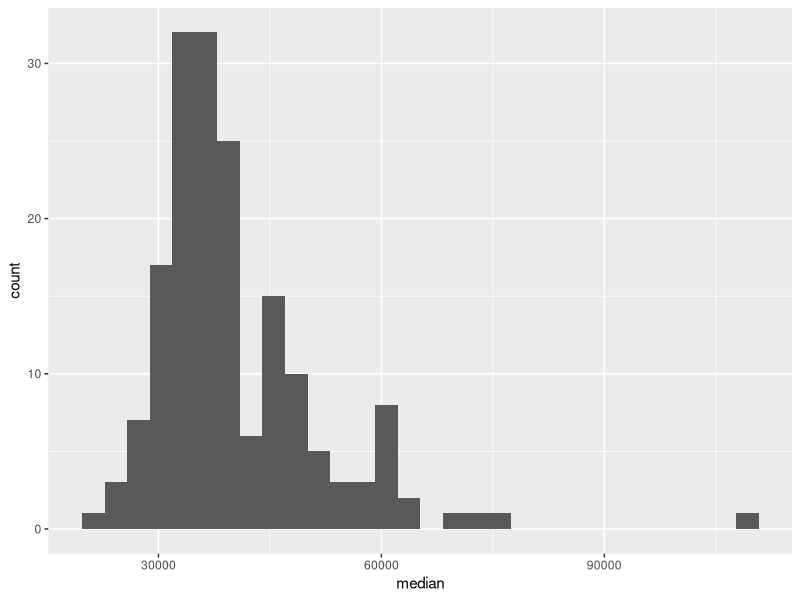
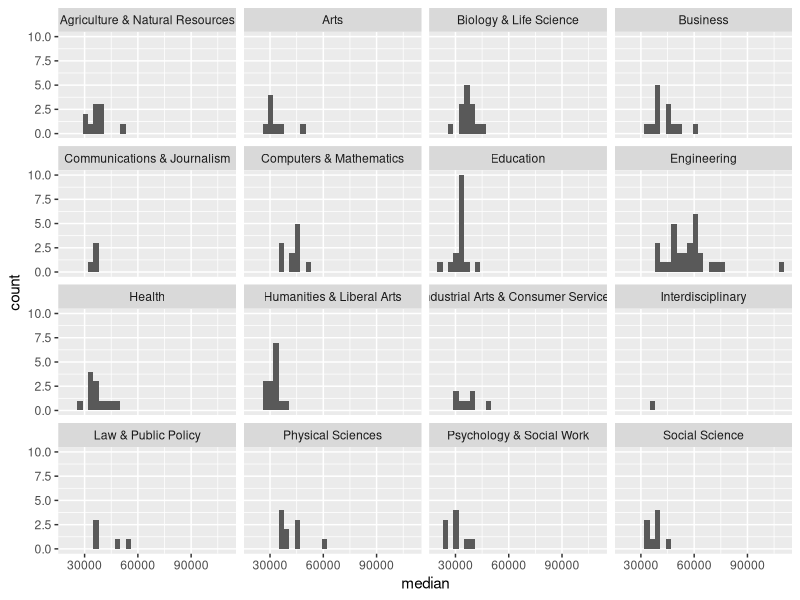

Here is the R script that generated these plots, in order:
## ---- chunk 1
knitr::opts_chunk$set(eval = FALSE)
## ---- chunk 2
library(tidyverse) 
## ---- chunk 3
college_recent_grads <- read_csv("data/recent-grads.csv")
## ---- chunk 4
glimpse(college_recent_grads)
## ---- chunk 5
college_recent_grads |>
  arrange(unemployment_rate)
## ---- chunk 6
options(digits = 2)
## ---- chunk 7
college_recent_grads |>
  arrange(desc(unemployment_rate)) |>
  select(rank, major, unemployment_rate)
## ---- chunk 8
ggplot(data = college_recent_grads, mapping = aes(x = median)) +
  geom_histogram()
## ---- chunk 9
college_recent_grads |>
  summarise(min = min(median), max = max(median),
            mean = mean(median), med = median(median),
            sd = sd(median), 
            q1 = quantile(median, probs = 0.25),
            q3 = quantile(median, probs = 0.75))
## ---- chunk 10
ggplot(data = college_recent_grads, mapping = aes(x = median)) +
  geom_histogram() +
  facet_wrap( ~ major_category, ncol = 4)
## ---- chunk 11
stem_categories <- c("Biology & Life Science",
                     "Computers & Mathematics",
                     "Engineering",
                     "Physical Sciences")
## ---- chunk 12
college_recent_grads <- college_recent_grads |>
  mutate(major_type = case_when(major_category %in% stem_categories ~ "stem",
                                TRUE ~ "not stem"))
## ---- chunk 13
college_recent_grads |>
  filter(
    major_type == "stem",
    median < 36000
  )
